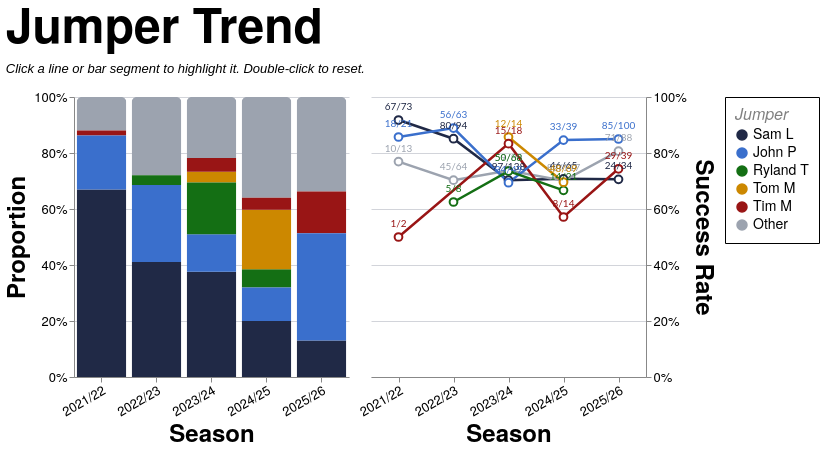

Here is the Vega-Lite specification saved for this chart:
### Vega-Lite specification from a JSON file in a GitHub repository (floating-point values rounded to 4 significant figures; data arrays with more than 128 entries replaced by an {"elided": "..."} marker saying what was removed)
{"config": {"axis": {"labelFont": "PT Sans Narrow, Helvetica Neue, Helvetica, Arial, sans-serif", "titleFont": "PT Sans Narrow, Helvetica Neue, Helvetica, Arial, sans-serif", "labelFontSize": 13, "titleFontSize": 24, "gridColor": "#202947", "gridOpacity": 0.2, "zindex": 1}, "text": {"font": "Lato, sans-serif"}, "bar": {"cornerRadiusEnd": 5}, "header": {"labelFont": "PT Sans Narrow, Helvetica Neue, Helvetica, Arial, sans-serif", "titleFont": "PT Sans Narrow, Helvetica Neue, Helvetica, Arial, sans-serif", "labelFontSize": 24, "titleFontSize": 28, "labelFontWeight": "bold", "orient": "left"}, "legend": {"labelFont": "PT Sans Narrow, Helvetica Neue, Helvetica, Arial, sans-serif", "titleFont": "PT Sans Narrow, Helvetica Neue, Helvetica, Arial, sans-serif", "labelFontSize": 14, "titleFontSize": 16, "titlePadding": 5, "fillColor": "white", "strokeColor": "black", "padding": 10, "titleFontWeight": "lighter", "titleFontStyle": "italic", "titleColor": "gray", "offset": 10}, "title": {"font": "PT Sans Narrow, Helvetica Neue, Helvetica, Arial, sans-serif", "fontSize": 48, "fontWeight": "bold", "anchor": "start", "align": "center", "titlePadding": 20, "subtitlePadding": 10, "subtitleFontSize": 13, "subtitleColor": "", "subtitleFontStyle": "italic", "offset": 15, "color": "black"}, "axisX": {"labelAngle": 0}, "facet": {"title": null, "header": null, "align": {"row": "each", "column": "each"}}, "resolve": {"scale": {"y": "independent", "facet": "independent"}}, "background": "transparent", "scale": {"offsetBandPaddingOuter": 0.2, "offsetBandPaddingInner": 0.1}, "view": {"stroke": null, "background": "transparent"}}, "hconcat": [{"mark": {"type": "bar", "opacity": 0.85}, "encoding": {"color": {"field": "jumper_tier", "scale": {"domain": ["Sam L", "John P", "Ryland T", "Tom M", "Tim M", "Other"], "range": ["#202946", "#3a6fcc", "#146f14", "#cc8800", "#991515", "#9ca3af"]}, "title": "Jumper", "type": "nominal"}, "opacity": {"condition": {"param": "param_12", "value": 1.0, "empty": true}, "value": 0.2}, "order": {"field": "tier_sort_order", "sort": "ascending", "type": "quantitative"}, "tooltip": [{"field": "season", "title": "Season", "type": "nominal"}, {"field": "jumper_tier_name", "title": "Jumper", "type": "nominal"}, {"field": "attempts", "format": ",.0f", "title": "Attempts", "type": "quantitative"}, {"field": "won", "format": ",.0f", "title": "Won", "type": "quantitative"}, {"field": "success_rate", "format": ".1%", "title": "Success Rate", "type": "quantitative"}], "x": {"axis": {"labelAngle": -30}, "field": "season", "sort": ["2021/22", "2022/23", "2023/24", "2024/25", "2025/26"], "title": "Season", "type": "nominal"}, "y": {"axis": {"format": "%", "orient": "left"}, "field": "attempts", "stack": "normalize", "title": "Proportion", "type": "quantitative"}}, "height": 280, "name": "view_10", "transform": [{"filter": "(loSquad == 'All' || datum.squad == loSquad) && (loGameType == 'All' || (loGameType == 'League + Cup' && (datum.game_type == 'League' || datum.game_type == 'Cup')) || (loGameType == 'League only' && datum.game_type == 'League') || datum.game_type == loGameType) && (loThrower == 'All' || datum.thrower == loThrower) && (loArea == 'All' || datum.area == loArea) && (loNumbers == 'All' || datum.numbers == loNumbers)"}, {"aggregate": [{"op": "count", "as": "attempts"}, {"op": "sum", "field": "won", "as": "won"}], "groupby": ["season", "jumper_tier", "jumper_tier_name"]}, {"joinaggregate": [{"op": "sum", "field": "attempts", "as": "season_attempts"}], "groupby": ["season"]}, {"calculate": "datum.attempts / datum.season_attempts", "as": "norm_count"}, {"calculate": "datum.won / datum.attempts", "as": "success_rate"}, {"calculate": "datum.won + '/' + datum.attempts", "as": "won_attempts_label"}, {"calculate": "datum.jumper_tier == 'Sam L' ? 0 : datum.jumper_tier == 'John P' ? 1 : datum.jumper_tier == 'Ryland T' ? 2 : datum.jumper_tier == 'Tom M' ? 3 : datum.jumper_tier == 'Tim M' ? 4 : 999", "as": "tier_sort_order"}], "width": {"step": 55}}, {"layer": [{"mark": {"type": "line", "point": {"fill": "white", "filled": false, "size": 60}, "strokeWidth": 2.5}, "encoding": {"color": {"field": "jumper_tier", "scale": {"domain": ["Sam L", "John P", "Ryland T", "Tom M", "Tim M", "Other"], "range": ["#202946", "#3a6fcc", "#146f14", "#cc8800", "#991515", "#9ca3af"]}, "title": "Jumper", "type": "nominal"}, "detail": {"field": "jumper_tier", "type": "nominal"}, "opacity": {"condition": {"param": "param_12", "value": 1.0, "empty": true}, "value": 0.2}, "tooltip": [{"field": "season", "title": "Season", "type": "nominal"}, {"field": "jumper_tier_name", "title": "Jumper", "type": "nominal"}, {"field": "attempts", "format": ",.0f", "title": "Attempts", "type": "quantitative"}, {"field": "won", "format": ",.0f", "title": "Won", "type": "quantitative"}, {"field": "success_rate", "format": ".1%", "title": "Success Rate", "type": "quantitative"}], "x": {"axis": {"labelAngle": -30}, "field": "season", "sort": ["2021/22", "2022/23", "2023/24", "2024/25", "2025/26"], "title": "Season", "type": "nominal"}, "y": {"axis": {"format": "%", "orient": "right"}, "field": "success_rate", "scale": {"domainMax": 1, "nice": true}, "title": "Success Rate", "type": "quantitative"}}, "name": "view_9", "transform": [{"filter": "(loSquad == 'All' || datum.squad == loSquad) && (loGameType == 'All' || (loGameType == 'League + Cup' && (datum.game_type == 'League' || datum.game_type == 'Cup')) || (loGameType == 'League only' && datum.game_type == 'League') || datum.game_type == loGameType) && (loThrower == 'All' || datum.thrower == loThrower) && (loArea == 'All' || datum.area == loArea) && (loNumbers == 'All' || datum.numbers == loNumbers)"}, {"aggregate": [{"op": "count", "as": "attempts"}, {"op": "sum", "field": "won", "as": "won"}], "groupby": ["season", "jumper_tier", "jumper_tier_name"]}, {"joinaggregate": [{"op": "sum", "field": "attempts", "as": "season_attempts"}], "groupby": ["season"]}, {"calculate": "datum.attempts / datum.season_attempts", "as": "norm_count"}, {"calculate": "datum.won / datum.attempts", "as": "success_rate"}, {"calculate": "datum.won + '/' + datum.attempts", "as": "won_attempts_label"}, {"calculate": "datum.jumper_tier == 'Sam L' ? 0 : datum.jumper_tier == 'John P' ? 1 : datum.jumper_tier == 'Ryland T' ? 2 : datum.jumper_tier == 'Tom M' ? 3 : datum.jumper_tier == 'Tim M' ? 4 : 999", "as": "tier_sort_order"}]}, {"mark": {"type": "text", "align": "center", "baseline": "bottom", "dy": -8, "fontSize": 10}, "encoding": {"color": {"field": "jumper_tier", "scale": {"domain": ["Sam L", "John P", "Ryland T", "Tom M", "Tim M", "Other"], "range": ["#202946", "#3a6fcc", "#146f14", "#cc8800", "#991515", "#9ca3af"]}, "title": "Jumper", "type": "nominal"}, "detail": {"field": "jumper_tier", "type": "nominal"}, "opacity": {"condition": {"param": "param_12", "value": 1.0, "empty": true}, "value": 0.2}, "text": {"field": "won_attempts_label", "type": "nominal"}, "x": {"axis": {"labelAngle": -30}, "field": "season", "sort": ["2021/22", "2022/23", "2023/24", "2024/25", "2025/26"], "title": "Season", "type": "nominal"}, "y": {"axis": {"format": "%", "orient": "right"}, "field": "success_rate", "scale": {"domainMax": 1, "nice": true}, "title": "Success Rate", "type": "quantitative"}}, "transform": [{"filter": "(loSquad == 'All' || datum.squad == loSquad) && (loGameType == 'All' || (loGameType == 'League + Cup' && (datum.game_type == 'League' || datum.game_type == 'Cup')) || (loGameType == 'League only' && datum.game_type == 'League') || datum.game_type == loGameType) && (loThrower == 'All' || datum.thrower == loThrower) && (loArea == 'All' || datum.area == loArea) && (loNumbers == 'All' || datum.numbers == loNumbers)"}, {"aggregate": [{"op": "count", "as": "attempts"}, {"op": "sum", "field": "won", "as": "won"}], "groupby": ["season", "jumper_tier", "jumper_tier_name"]}, {"joinaggregate": [{"op": "sum", "field": "attempts", "as": "season_attempts"}], "groupby": ["season"]}, {"calculate": "datum.attempts / datum.season_attempts", "as": "norm_count"}, {"calculate": "datum.won / datum.attempts", "as": "success_rate"}, {"calculate": "datum.won + '/' + datum.attempts", "as": "won_attempts_label"}, {"calculate": "datum.jumper_tier == 'Sam L' ? 0 : datum.jumper_tier == 'John P' ? 1 : datum.jumper_tier == 'Ryland T' ? 2 : datum.jumper_tier == 'Tom M' ? 3 : datum.jumper_tier == 'Tim M' ? 4 : 999", "as": "tier_sort_order"}]}], "height": 280, "width": {"step": 55}}], "data": {"name": "data-d1088f10e10cf77acb23d6fb9c6b0e41"}, "params": [{"name": "loSquad", "value": "All"}, {"name": "loSeason", "value": "All"}, {"name": "loGameType", "value": "All"}, {"name": "loThrower", "value": "All"}, {"name": "loJumper", "value": "All"}, {"name": "loArea", "value": "All"}, {"name": "loNumbers", "value": "All"}, {"name": "param_12", "select": {"type": "point", "clear": "dblclick", "fields": ["jumper_tier"], "on": "click"}, "views": ["view_10", "view_9"]}], "resolve": {"scale": {"color": "shared"}}, "spacing": 8, "title": {"text": "Jumper Trend", "subtitle": "Click a line or bar segment to highlight it. Double-click to reset."}, "$schema": "https://vega.github.io/schema/vega-lite/v5.20.1.json", "datasets": {"data-d1088f10e10cf77acb23d6fb9c6b0e41": {"elided": "1291 records"}}}
